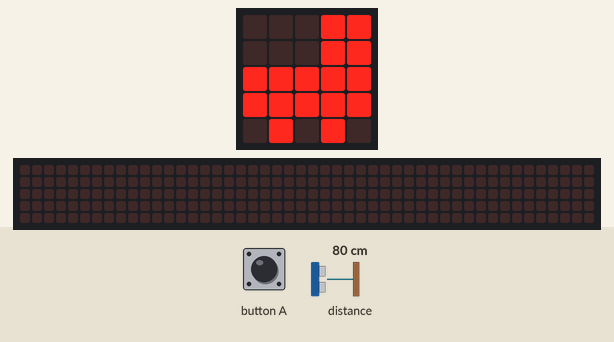
Recording of a program running on a simulated BBC micro:bit (MakeCode). Shown: the board's 5×5 LED display, a strip that is not on the board, showing the scrolling text unrolled. The test bench sets the inputs (shaded band); at power-on: distance to the obstacle 80 cm. The 48×5 strip is a reading aid, not a part: it shows the text the display is scrolling, unrolled, one strip-width of it at a time.

Above: at 1.8 s.
1.9 s: button A pressed for 0.15 s
At 4.53 s:
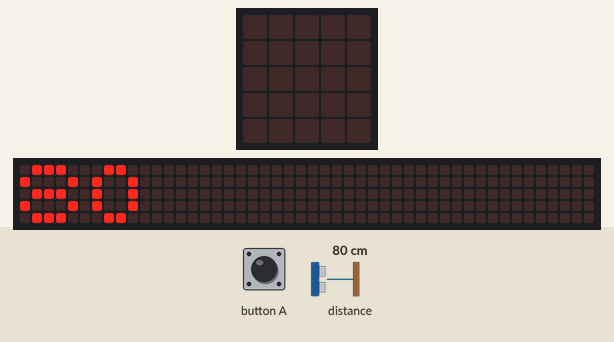
At 5.2 s:
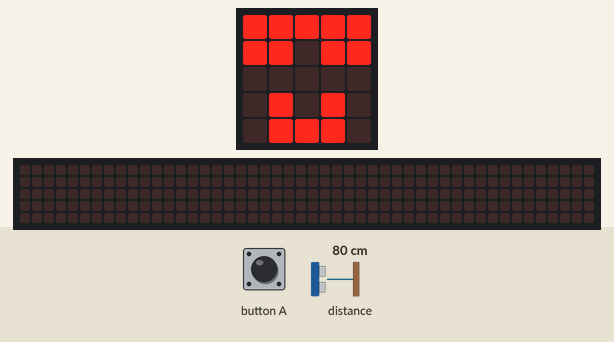
Timing chart, 0 to 6.7 s (numbered marks = the images above; inputs shaded):
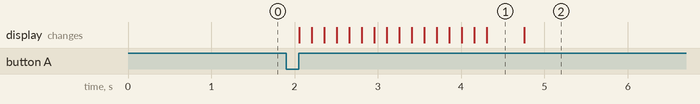

The program:

main.ts
```typescript
// (licence header left out)
// variables
let distance: number = 0

// setup
basic.clearScreen()
basic.showIcon(IconNames.Rollerskate)

// find distance
input.onButtonPressed(Button.A, function () {
  basic.clearScreen()
  distance = sonar.ping(DigitalPin.P1, DigitalPin.P2, PingUnit.Centimeters)
  basic.showNumber(distance)
  basic.showIcon(IconNames.Fabulous)
})
```

Measured:
- after the input at 1.9 s, the display: changes after 0.16 s (image 1)
- what the display in image 1 shows lasts 0.5 s, from 4.3 s to 4.8 s
